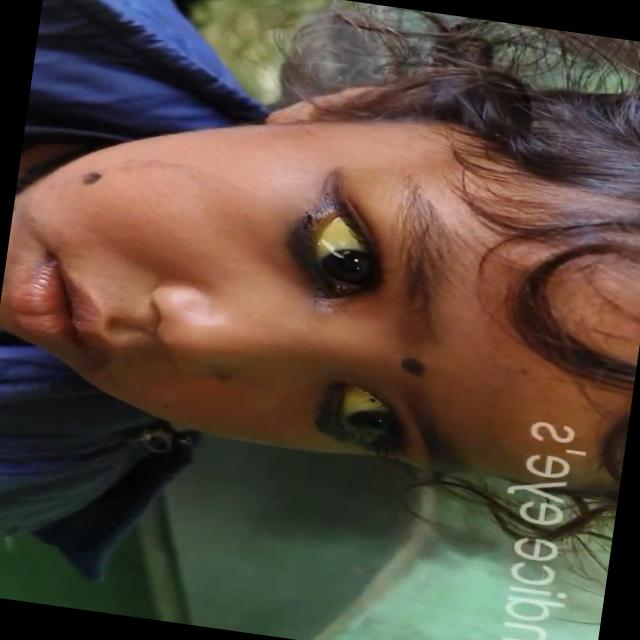
#> input picture dataset/jaundice/-jaundice-medicalshort_mp4-0016_jpg.rf.98eab34a32a2db7f7e7614b9d7dd16aa.jpg, 640 x 640 px, given as the content of the folder dataset/normal, which was not available
$ python main.py --mode train --image dataset/jaundice/-jaundice-medicalshort_mp4-0016_jpg.rf.98eab34a32a2db7f7e7614b9d7dd16aa.jpg
#> lines starting #> are read from the running program, lines starting #| are printed output that depends on the picture; after the words box and inside, x2 and y2 are one past the last pixel; in counts of white or black regions, pixels touching at a corner belong together; pictures that were not available may be replaced by others from this repository, and a replacement may not be noted
#> in train_model, img is the input picture: shape (640, 640, 3); mean B, G, R 60.9, 73.3, 89.4
### utils.py
import cv2
import numpy as np

# -------------------------
# 1. IMAGE PREPROCESSING
# -------------------------

def resize_image(img, size=(256, 256)):
#> called with size = (256, 256)
    return cv2.resize(img, size)

def gray_world_white_balance(img):
    img = img.astype(np.float32)
#> img: shape (256, 256, 3) float32
    avg_b = np.mean(img[:,:,0])
#> avg_b = 60.84
    avg_g = np.mean(img[:,:,1])
#> avg_g = 73.21
    avg_r = np.mean(img[:,:,2])
#> avg_r = 89.36

    avg_gray = (avg_b + avg_g + avg_r) / 3
#> avg_gray = 74.47

    img[:,:,0] *= (avg_gray / avg_b)
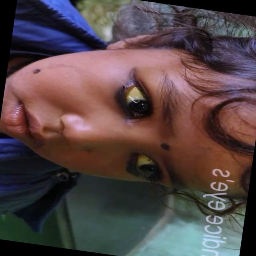
#> img: shape (256, 256, 3) float32; mean of channels 0, 1, 2 74.5, 73.2, 89.4; drawn with min black and max white
    img[:,:,1] *= (avg_gray / avg_g)
    img[:,:,2] *= (avg_gray / avg_r)
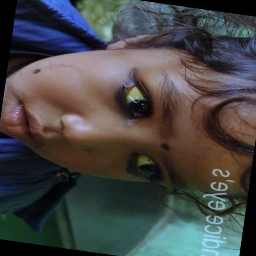
#> img: shape (256, 256, 3) float32; mean of channels 0, 1, 2 74.5, 74.5, 74.5; drawn with min black and max white

    return np.clip(img, 0, 255).astype(np.uint8)

# -------------------------
# 2. SCLERA SEGMENTATION
# -------------------------

def segment_sclera(img):
    hsv = cv2.cvtColor(img, cv2.COLOR_BGR2HSV)
#> hsv: shape (256, 256, 3); mean H, S, V 69.6, 91.8, 89.8

    # Sclera mask conditions
    lower = np.array([0, 0, 180])
    upper = np.array([180, 60, 255])

    mask = cv2.inRange(hsv, lower, upper)
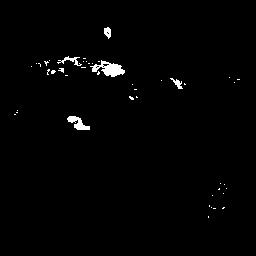
#> mask: shape (256, 256); 1.2% white; 45 white regions (40 under 20 px), largest, box (x1, y1, x2, y2) and area: (90, 60, 125, 77) 292, (67, 116, 90, 130) 162, (57, 56, 82, 66) 82, (104, 27, 111, 39) 59, (170, 78, 183, 89) 57

    # Remove noise
    kernel = np.ones((3,3), np.uint8)
    mask = cv2.morphologyEx(mask, cv2.MORPH_OPEN, kernel)
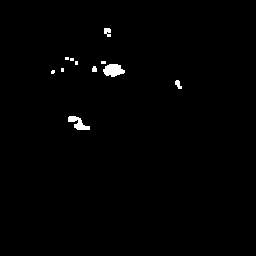
#> mask: shape (256, 256); 0.84% white; 11 white regions (6 under 20 px), largest, box (x1, y1, x2, y2) and area: (103, 64, 125, 77) 204, (68, 116, 90, 130) 157, (104, 28, 111, 37) 48, (175, 80, 182, 89) 39, (92, 66, 97, 72) 26

    sclera = cv2.bitwise_and(img, img, mask=mask)

    return sclera, mask

# -------------------------
# 3. FEATURE EXTRACTION
# -------------------------

def extract_features(img, mask):
    pixels = img[mask > 0]
#> pixels = 551 rows, first 8: [168, 181, 146], [175, 185, 150], [186, 190, 155], [179, 182, 148], [188, 188, 153], [188, 186, 150], [170, 181, 146], [181, 188, 152]

    if len(pixels) == 0:
        return None

    # RGB
    r_mean = np.mean(pixels[:,2])
#> r_mean = 177.2
    g_mean = np.mean(pixels[:,1])
#> g_mean = 171
    b_mean = np.mean(pixels[:,0])
#> b_mean = 189.2

    rg_ratio = r_mean / (g_mean + 1e-6)
#> rg_ratio = 1.04

    # HSV
    hsv = cv2.cvtColor(img, cv2.COLOR_BGR2HSV)
    hsv_pixels = hsv[mask > 0]
#> hsv_pixels = 551 rows, first 8: [79, 49, 181], [81, 48, 185], [87, 47, 190], [87, 48, 182], [90, 47, 188], [92, 52, 188], [81, 49, 181], [84, 49, 188]

    h_mean = np.mean(hsv_pixels[:,0])
#> h_mean = 135
    s_mean = np.mean(hsv_pixels[:,1])
#> s_mean = 31.34
    v_mean = np.mean(hsv_pixels[:,2])
#> v_mean = 191.5

    # Yellow hue range (20-40 degrees)
    yellow_hue_mask = (hsv_pixels[:,0] >= 20) & (hsv_pixels[:,0] <= 40)
    yellow_ratio = np.mean(yellow_hue_mask)
#> yellow_ratio = 0

    # LAB (CRITICAL FOR YELLOW)
    lab = cv2.cvtColor(img, cv2.COLOR_BGR2LAB)
#> lab: shape (256, 256, 3); mean of channels 0, 1, 2 79.3, 129.4, 128.7
    lab_pixels = lab[mask > 0]
#> lab_pixels = 551 rows, first 8: [181, 113, 131], [185, 114, 129], [190, 115, 126], [183, 116, 126], [188, 116, 124], [186, 116, 123], [181, 114, 130], [188, 115, 128]

    b_star_mean = np.mean(lab_pixels[:,2])   # yellow-blue axis
#> b_star_mean = 119.6
    b_star_std = np.std(lab_pixels[:,2])
#> b_star_std = 4.61

    # Yellow threshold ratio (b* > 110 = strong yellow sclera)
    yellow_pixels_ratio = np.mean(lab_pixels[:,2] > 110)
#> yellow_pixels_ratio = 0.984

    return [
        r_mean, g_mean, b_mean, rg_ratio,      # RGB
        h_mean, s_mean, v_mean, yellow_ratio,  # HSV + yellow hue
        b_star_mean, b_star_std, yellow_pixels_ratio  # LAB focused
    ]

### main.py
import argparse
import os
import cv2
import numpy as np
import joblib

from sklearn.model_selection import train_test_split
from sklearn.preprocessing import StandardScaler
from sklearn.svm import SVC
from sklearn.metrics import classification_report, confusion_matrix, roc_auc_score

from utils import resize_image, gray_world_white_balance, segment_sclera, extract_features


MODEL_PATH = "models/svm_model.pkl"
SCALER_PATH = "models/scaler.pkl"
DATASET_PATH = "dataset"


# ==================================================
# TRAINING FUNCTION
# ==================================================
def train_model():
    print("Loading dataset...")

    X = []
    y = []

    for label in ["normal", "jaundice"]:
        class_path = os.path.join(DATASET_PATH, label)
        class_label = 0 if label == "normal" else 1

        for file in os.listdir(class_path):
            img_path = os.path.join(class_path, file)
            img = cv2.imread(img_path)

            if img is None:
                continue

            img = resize_image(img)
            img = gray_world_white_balance(img)

            sclera, mask = segment_sclera(img)
            features = extract_features(img, mask)
#> features = [177.2, 171, 189.2, 1.04, 135, 31.34, 191.5, 0, 119.6, 4.61, 0.984]

            if features is not None:
                X.append(features)
                y.append(class_label)
#> pass 2 of the loop in train_model, `for label in ["normal", "jaundice"]:`:
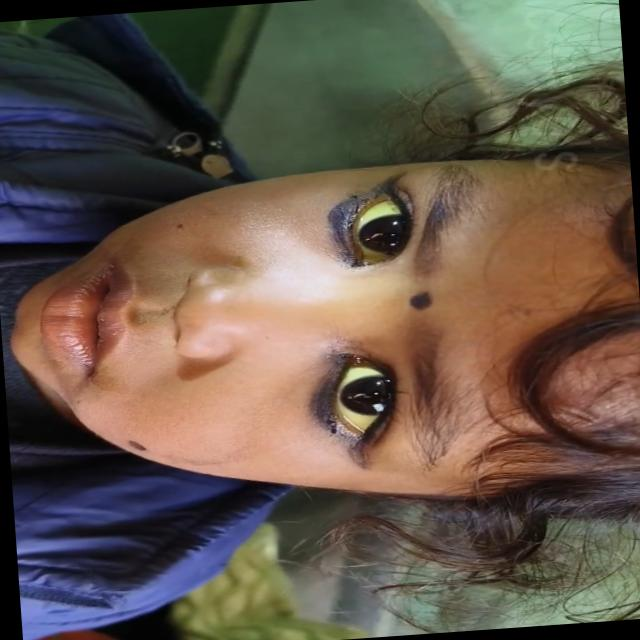
#> input picture dataset/jaundice/-jaundice-medicalshort_mp4-0004_jpg.rf.38345e0c1083fcc566cee1947b6c8088.jpg, 640 x 640 px
#> in train_model, img is the input picture: shape (640, 640, 3); mean B, G, R 74.6, 86.8, 100.3
#> hsv: shape (256, 256, 3); mean H, S, V 67.2, 85.5, 103.7
#> in segment_sclera (call 2), `mask = cv2.inRange(hsv, lower, upper)`:
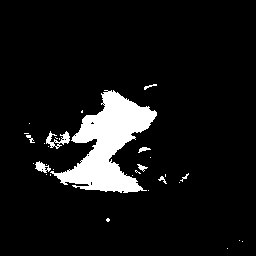
#> mask: shape (256, 256); 8.3% white; 31 white regions (22 under 20 px), largest, box (x1, y1, x2, y2) and area: (50, 90, 157, 193) 4884, (46, 131, 70, 149) 185, (35, 161, 51, 173) 101
#> in segment_sclera (call 2), `sclera = cv2.bitwise_and(img, img, mask=mask)`:
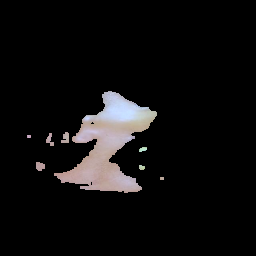
#> sclera: shape (256, 256, 3); mean B, G, R 13.9, 13.6, 14.6
#> lab: shape (256, 256, 3); mean of channels 0, 1, 2 92.7, 129.3, 128.4
#> features = [190.1, 177.1, 180.8, 1.07, 81.62, 34.5, 197.9, 0.0343, 128, 8.5, 0.948]

    X = np.array(X)
    y = np.array(y)

    print(f"Total samples: {len(X)}")

    X_train, X_test, y_train, y_test = train_test_split(
        X, y, test_size=0.2, random_state=42
    )

    print("Normal images:", len(os.listdir("dataset/normal")))
    print("Jaundice images:", len(os.listdir("dataset/jaundice")))

    scaler = StandardScaler()
    X_train = scaler.fit_transform(X_train)
    X_test = scaler.transform(X_test)

    model = SVC(kernel="rbf", probability=True)
#> (the run stopped early here; a loop or call above may not have finished)
